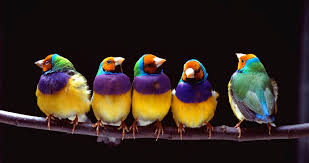
#> input picture binary.jpeg, 309 x 163 px
$ jupyter execute Binarizarion.ipynb
#> lines starting #> are read from the running program, lines starting #| are printed output that depends on the picture; after the words box and inside, x2 and y2 are one past the last pixel; in counts of white or black regions, pixels touching at a corner belong together
[cell 1]
import cv2
import numpy as np

originalImage = cv2.imread('binary.jpeg')
#> originalImage is the input picture: shape (163, 309, 3); mean B, G, R 30.7, 38, 50
grayImage = cv2.cvtColor(originalImage, cv2.COLOR_BGR2GRAY)
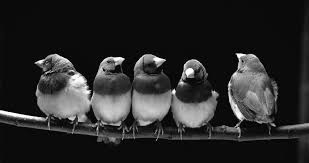
#> grayImage: shape (163, 309); min 0, max 255, mean 40.9

(thresh, blackAndWhiteImage) = cv2.threshold(grayImage, 127, 255, cv2.THRESH_BINARY)
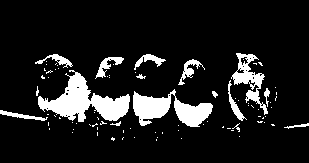
#> blackAndWhiteImage: shape (163, 309); 11.6% white; 85 white regions (70 under 20 px), largest, box (x1, y1, x2, y2) and area: (38, 70, 130, 122) 2053, (133, 89, 213, 127) 1527, (231, 53, 268, 115) 739

cv2.imshow('Black white image', blackAndWhiteImage)
cv2.imshow('Original image',originalImage)
cv2.imshow('Gray image', grayImage)

cv2.waitKey(0)
cv2.destroyAllWindows()
